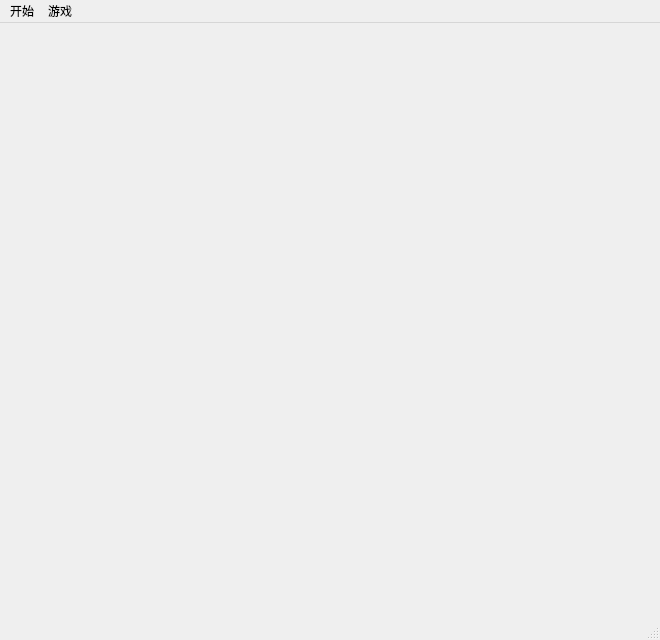
<?xml version="1.0" encoding="UTF-8"?>
<ui version="4.0">
 <class>PeopleVsComputer</class>
 <widget class="QMainWindow" name="PeopleVsComputer">
  <property name="geometry">
   <rect>
    <x>0</x>
    <y>0</y>
    <width>660</width>
    <height>640</height>
   </rect>
  </property>
  <property name="windowTitle">
   <string>人机对战</string>
  </property>
  <property name="windowIcon">
   <iconset resource="resource.qrc">
    <normaloff>:/image/image/gobang.ico</normaloff>:/image/image/gobang.ico</iconset>
  </property>
  <widget class="QWidget" name="centralwidget"/>
  <widget class="QMenuBar" name="menubar">
   <property name="geometry">
    <rect>
     <x>0</x>
     <y>0</y>
     <width>660</width>
     <height>23</height>
    </rect>
   </property>
   <widget class="QMenu" name="menu">
    <property name="title">
     <string>开始</string>
    </property>
    <widget class="QMenu" name="menu_4">
     <property name="title">
      <string>新游戏</string>
     </property>
     <property name="icon">
      <iconset resource="resource.qrc">
       <normaloff>:/image/image/new.png</normaloff>:/image/image/new.png</iconset>
     </property>
     <addaction name="actionPeople"/>
     <addaction name="actionComputer"/>
     <addaction name="actionNet"/>
    </widget>
    <addaction name="menu_4"/>
    <addaction name="actionHome"/>
    <addaction name="actionQuit_2"/>
   </widget>
   <widget class="QMenu" name="menu_2">
    <property name="title">
     <string>游戏</string>
    </property>
    <addaction name="actionBack"/>
    <addaction name="actionScreenshot"/>
   </widget>
   <addaction name="menu"/>
   <addaction name="menu_2"/>
  </widget>
  <widget class="QStatusBar" name="statusbar"/>
  <action name="actionBack">
   <property name="icon">
    <iconset resource="resource.qrc">
     <normaloff>:/image/image/back.png</normaloff>:/image/image/back.png</iconset>
   </property>
   <property name="text">
    <string>悔棋</string>
   </property>
  </action>
  <action name="actionPeople">
   <property name="icon">
    <iconset resource="resource.qrc">
     <normaloff>:/image/image/person.png</normaloff>:/image/image/person.png</iconset>
   </property>
   <property name="text">
    <string>人人对战</string>
   </property>
  </action>
  <action name="actionComputer">
   <property name="icon">
    <iconset resource="resource.qrc">
     <normaloff>:/image/image/computer.png</normaloff>:/image/image/computer.png</iconset>
   </property>
   <property name="text">
    <string>人机对战</string>
   </property>
  </action>
  <action name="actionScreenshot">
   <property name="icon">
    <iconset resource="resource.qrc">
     <normaloff>:/image/image/screenshot.png</normaloff>:/image/image/screenshot.png</iconset>
   </property>
   <property name="text">
    <string>保存棋局</string>
   </property>
  </action>
  <action name="actionHome">
   <property name="icon">
    <iconset resource="resource.qrc">
     <normaloff>:/image/image/home.png</normaloff>:/image/image/home.png</iconset>
   </property>
   <property name="text">
    <string>回到菜单</string>
   </property>
  </action>
  <action name="actionNet">
   <property name="icon">
    <iconset resource="resource.qrc">
     <normaloff>:/image/image/net.png</normaloff>:/image/image/net.png</iconset>
   </property>
   <property name="text">
    <string>局域网对战</string>
   </property>
  </action>
  <action name="actionQuit_2">
   <property name="icon">
    <iconset resource="resource.qrc">
     <normaloff>:/image/image/quit.png</normaloff>:/image/image/quit.png</iconset>
   </property>
   <property name="text">
    <string>退出</string>
   </property>
  </action>
 </widget>
 <resources>
  <include location="resource.qrc"/>
 </resources>
 <connections/>
</ui>
